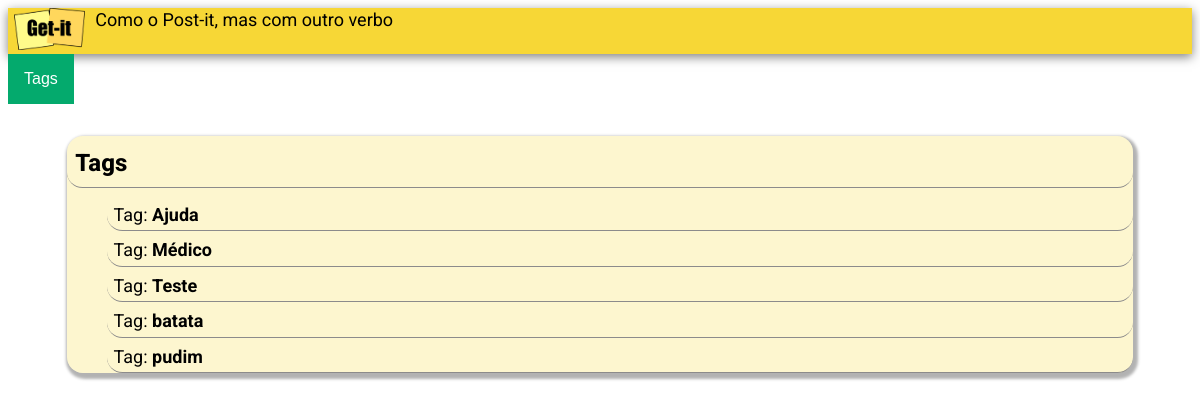
Page /tags/listar on the earlier database version.
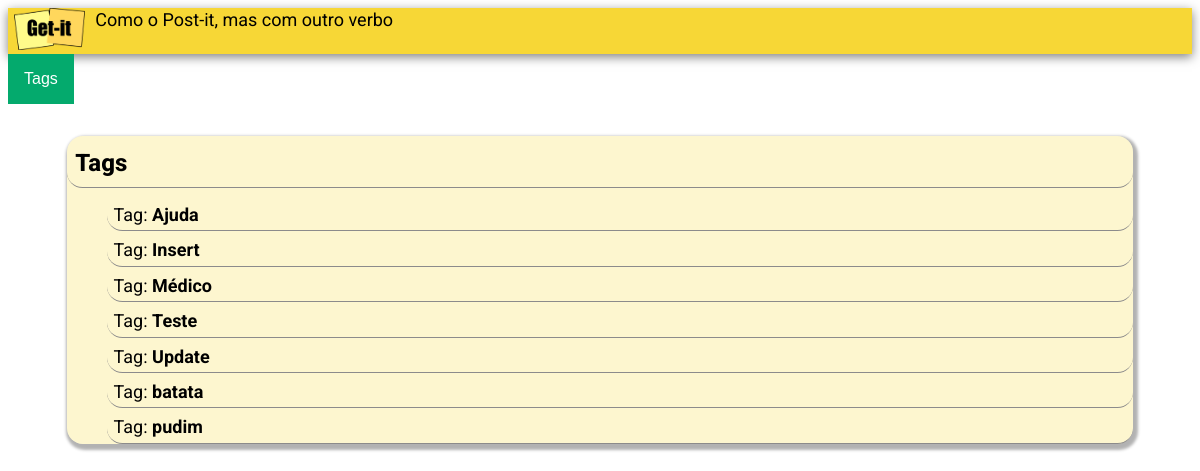
Same page on the later database version.
### notes/models.py (models this page shows, shortened)
class Tag(models.Model):
    name = models.CharField(max_length=200)
    class Meta:
        ordering = ['name']

### notes/views.py (the view)
# urls.py: path('tags/listar', views.listarTags, name='listar_Tags'),
def listarTags(request):
        all_tags = Tag.objects.all()
        return render(request, 'notes/tags/list_index.html', {'tags': all_tags})

### notes/templates/notes/tags/list_index.html
{% extends "notes/base.html" %}
{% load static %}
{% block content %}
<div class="tag-list-card">
        <h1 class="tag-list-title">Tags</h1>
        <hr />
        <ul>
        {% for tag in tags %}
            <li class="tag-list-text">Tag: <a href="/tags/listar/{{tag.id}}">{{tag.name}}</a></li>
            <hr/>
        {% endfor %}
        </ul>
</div>
{% endblock %}

### notes/templates/notes/base.html (shortened to what this page needs)
<!DOCTYPE html>
{% load static %}
<html>
  <head>
    <link
      rel="stylesheet"
      href="https://cdnjs.cloudflare.com/ajax/libs/meyer-reset/2.0/reset.min.css"
    />
    <link rel="stylesheet" href="{% static 'css/getit.css' %}" />
  </head>
  <body>
    <div class="appbar">
      <a href="../../"><img src="{% static 'notes/img/logo-getit.png' %}" class="logo" /></a>
      <span class="subtitle">Como o Post-it, mas com outro verbo</span>
    </div>
    <div class="dropdown">
      <button class="dropbtn">Tags</button>
    </div>
    {% block content %} {% endblock %}
  </body>
</html>

### notes/static/CSS/getit.css (style rules this page uses)
html, body { font-family: "Roboto", sans-serif; }
.appbar { position: relative; background-color: #f7d736; height: fit-content; box-shadow: 0px 3px 10px rgba(0, 0, 0, 0.5); font-family: inherit; font-size: large; }
.logo { position: relative; left: .5%; width: 6%; }
.subtitle { position: relative; bottom: 1.5rem; margin: 1%; }
.dropbtn { background-color: #04AA6D; color: white; padding: 16px; font-size: 16px; border: none; }
.dropdown { position: relative; display: inline-block; }
.tag-list-card { width: 90%; left:5%; position: relative; box-shadow: 2px 3px 3px 3px rgba(0,0,0,0.3); border-radius: 1rem; background-color: #f7d7363c; margin-top: 2rem; font-family: inherit; }
.tag-list-title { position: relative; width:96%; display: block; top:.8rem; margin-bottom: 1.5rem; margin-left: 0.5rem; color: inherit; background-color: rgba(147, 111, 111, 0); font-family: inherit; font-size: x-large; font-weight: 800; border: none; border-radius: 0.4rem; }
.tag-list-text { position: relative; width:96%; display: block; margin: 0.4rem; color: inherit; background-color: rgba(147, 111, 111, 0); font-family: inherit; font-size: large; font-weight: 400; border: none; }
a { color: black; text-decoration: none; font-weight: 700; }
hr { display: block; content: ""; height: 30px; margin-top: -31px; border-style: solid; border-color: #8c8b8b; border-width: 0 0 1px 0; border-radius: 20px; }

Differences in the rows shown:
added Tag: name "Insert"
added Tag: name "Update"
